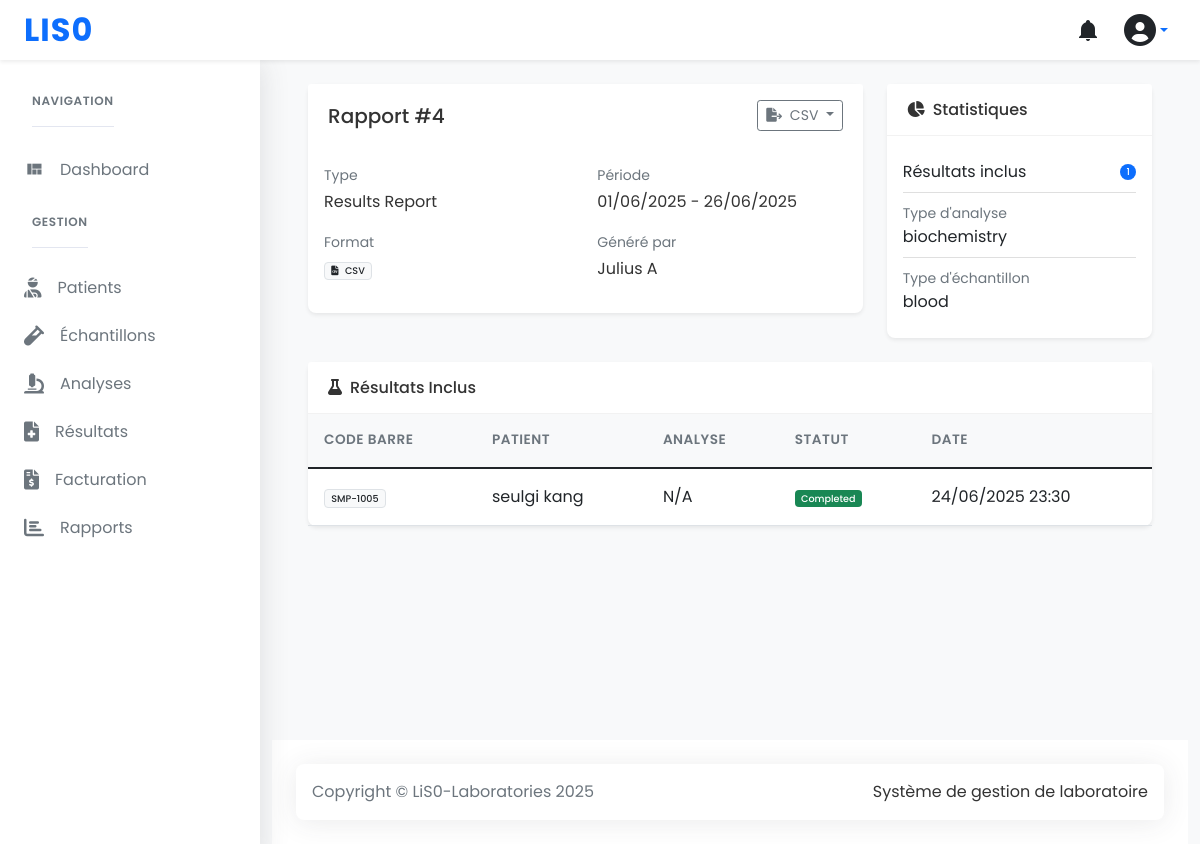
Page /reports/4/ on the committed database.
### reports/models.py (models this page shows, shortened)
class Report(models.Model):
    REPORT_TYPE_CHOICES = [
        ('results', 'Results Report'),
        ('activity', 'Activity Report'),
        ('performance', 'Performance Report'),
    ]
    FORMAT_CHOICES = [
        ('pdf', 'PDF'),
        ('excel', 'Excel'),
        ('csv', 'CSV'),
    ]
    report_type = models.CharField(
        max_length=20,
        choices=REPORT_TYPE_CHOICES,
        default='results'
    )
    format = models.CharField(
        max_length=10,
        choices=FORMAT_CHOICES,
        default='pdf'
    )
    start_date = models.DateField(default=timezone.now)
    end_date = models.DateField(default=timezone.now)
    generated_by_user = models.ForeignKey(
        User,
        on_delete=models.SET_NULL,
        null=True,
        blank=True,
        related_name='generated_reports',
        verbose_name="Generated by (User)"
    )
    generated_by = models.CharField(
        max_length=100,
        blank=True,
        default='Unknown',
        verbose_name="Generated by (Text)"
    )
    file = models.FileField(
        upload_to='reports/%Y/%m/%d/',
        null=True,
        blank=True
    )
    parameters = models.JSONField(default=dict)
    include_details = models.BooleanField(default=False)
    group_by_department = models.BooleanField(default=True)
    created_at = models.DateTimeField(auto_now_add=True)
    updated_at = models.DateTimeField(auto_now=True)
    class Meta:
        ordering = ['-created_at']
        verbose_name = 'Report'
        verbose_name_plural = 'Reports'
        indexes = [
            models.Index(fields=['created_at']),
            models.Index(fields=['report_type']),
            models.Index(fields=['generated_by_user']),
        ]

### results/models.py (models this page shows, shortened)
class Result(BaseModel):
    history = AuditlogHistoryField()
    STATUS_CHOICES = [
        ('pending', 'Pending'),
        ('completed', 'Completed'),
        ('verified', 'Verified'),
    ]
    qr_code = models.ImageField(upload_to='results/qr_codes/', blank=True, null=True)
    sample = models.OneToOneField(Sample, on_delete=models.CASCADE, related_name='result')
    status = models.CharField(max_length=20, choices=STATUS_CHOICES, default='pending')
    test_date = models.DateTimeField()
    completed_date = models.DateTimeField(null=True, blank=True)
    verified_by = models.CharField(max_length=100, blank=True)
    notes = models.TextField(blank=True)
    values = models.JSONField(default=dict)  # Stores test results in key-value pairs
    patient = models.ForeignKey(User, on_delete=models.CASCADE, related_name='patient_results')
    @property
    def patient(self):
        return self.sample.patient
    class Meta:
        ordering = ['-test_date']

### samples/models.py (models this page shows, shortened)
class Sample(BaseModel):
    STATUS_CHOICES = [
        ('collected', 'Collected'),
        ('received', 'Received in Lab'),
        ('processing', 'Processing'),
        ('analyzed', 'Analyzed'),
        ('reported', 'Reported'),
        ('archived', 'Archived'),
        ('rejected', 'Rejected'),
    ]
    REJECTION_REASONS = [
        ('hemolyzed', 'Hemolyzed'),
        ('insufficient', 'Insufficient Volume'),
        ('contaminated', 'Contaminated'),
    ]
    objects = SampleQuerySet.as_manager()
    patient = models.ForeignKey(Patient, on_delete=models.CASCADE, related_name='samples')
    sample_type = models.ManyToManyField(SampleType)
    collection_date = models.DateTimeField()
    received_date = models.DateTimeField(null=True, blank=True)
    status = models.CharField(max_length=20, choices=STATUS_CHOICES, default='collected')
    rejection_reason = models.CharField(max_length=20, choices=REJECTION_REASONS, blank=True, null=True)
    rejection_notes = models.TextField(blank=True, null=True)
    notes = models.TextField(blank=True)
    barcode = models.CharField(max_length=50, unique=True)
    current_technician = models.ForeignKey(
        'users.User',
        on_delete=models.SET_NULL,
        null=True,
        blank=True,
        related_name='current_samples'
    )
    qr_code = models.ImageField(upload_to='qr_codes/samples/', blank=True, null=True)
    qr_token = models.CharField(max_length=64, blank=True)
    qr_token_expires = models.DateTimeField(null=True, blank=True)
    class Meta:
        ordering = ['-collection_date']
        indexes = [
            models.Index(fields=['barcode']),
            models.Index(fields=['status']),
            models.Index(fields=['collection_date']),
        ]

### patients/models.py (models this page shows, shortened)
class Patient(models.Model):
    GENDER_CHOICES = [
        ('M', 'Male'),
        ('F', 'Female'),
        ('O', 'Other'),
    ]
    first_name = models.CharField(max_length=100)
    last_name = models.CharField(max_length=100)
    date_of_birth = models.DateField()
    gender = models.CharField(max_length=1, choices=GENDER_CHOICES)
    phone_number = models.CharField(max_length=17)
    email = models.EmailField(blank=True)
    address = models.TextField(blank=True)
    medical_history = models.TextField(blank=True)
    qr_code = models.ImageField(upload_to='patient_qr_codes/', blank=True)
    qr_token = models.CharField(max_length=64, blank=True)
    qr_token_expires = models.DateTimeField(null=True, blank=True)
    created_at = models.DateTimeField(auto_now_add=True)
    updated_at = models.DateTimeField(auto_now=True)
    @property
    def full_name(self):
        return f"{self.first_name} {self.last_name}"
    class Meta:
        ordering = ['-created_at']
        verbose_name = 'Patient'
        verbose_name_plural = 'Patients'

### reports/views.py (the view)
# urls.py: path('<int:pk>/', ReportDetailView.as_view(), name='detail'),
class ReportDetailView(DetailView):
    model = Report
    template_name = 'reports/report_detail.html'
    context_object_name = 'report'
    def get_context_data(self, **kwargs):
        context = super().get_context_data(**kwargs)
        report = self.object
        if report.report_type == 'results' and 'selected_results' in report.parameters:
            result_ids = report.parameters['selected_results']
            context['results'] = Result.objects.filter(
                id__in=result_ids
            ).select_related(
                'sample',
                'sample__patient'
            ).order_by('-test_date')
        return context

### templates/reports/report_detail.html (shortened to what this page needs)
{% extends "base.html" %}
{% load static %}
{% block content %}
<div class="container-fluid">
  <div class="row">
    <div class="col-lg-8">
      <div class="card shadow-sm mb-4">
        <div class="card-header bg-white border-bottom-0">
          <div class="d-flex justify-content-between align-items-center">
            <h5 class="mb-0">Rapport #{{ report.id }}</h5>
            <div class="dropdown">
              <button class="btn btn-sm btn-outline-secondary dropdown-toggle" type="button" id="formatDropdown" data-bs-toggle="dropdown" aria-expanded="false">
                <i class="fas fa-file-export me-1"></i> {{ report.get_format_display }}
              </button>
            </div>
          </div>
        </div>
        <div class="card-body">
          <div class="row">
            <div class="col-md-6">
              <div class="mb-3">
                <label class="text-muted small mb-1">Type</label>
                <p class="fw-semibold">{{ report.get_report_type_display }}</p>
              </div>
              <div class="mb-3">
                <label class="text-muted small mb-1">Format</label>
                <p class="fw-semibold">
                  <span class="badge bg-light text-dark border">
                    <i class="fas fa-file-{{ report.format }} me-1"></i>
                    {{ report.get_format_display }}
                  </span>
                </p>
              </div>
            </div>
            <div class="col-md-6">
              <div class="mb-3">
                <label class="text-muted small mb-1">Période</label>
                <p class="fw-semibold">{{ report.start_date|date:"d/m/Y" }} - {{ report.end_date|date:"d/m/Y" }}</p>
              </div>
              <div class="mb-3">
                <label class="text-muted small mb-1">Généré par</label>
                <p class="fw-semibold">
                  {% if report.generated_by_user %}
                    <span class="badge bg-light text-dark">
                      <i class="fas fa-user me-1"></i>
                      {{ report.generated_by_user.get_full_name|default:report.generated_by_user.username }}
                    </span>
                  {% else %}
                    {{ report.generated_by }}
                  {% endif %}
                </p>
              </div>
            </div>
          </div>
        </div>
      </div>
    </div>
    <div class="col-lg-4">
      <div class="card shadow-sm mb-4">
        <div class="card-header bg-white">
          <h6 class="mb-0"><i class="fas fa-chart-pie me-2"></i>Statistiques</h6>
        </div>
        <div class="card-body">
          {% if report.report_type == 'results' and report.parameters.results_count %}
          <ul class="list-group list-group-flush">
            <li class="list-group-item d-flex justify-content-between align-items-center px-0">
              <span>Résultats inclus</span>
              <span class="badge bg-primary rounded-pill">{{ report.parameters.results_count }}</span>
            </li>
            {% if report.parameters.analysis_type %}
            <li class="list-group-item px-0">
              <span class="text-muted small">Type d'analyse</span>
              <div class="fw-semibold">{{ report.parameters.analysis_type }}</div>
            </li>
            {% endif %}
            {% if report.parameters.sample_type %}
            <li class="list-group-item px-0">
              <span class="text-muted small">Type d'échantillon</span>
              <div class="fw-semibold">{{ report.parameters.sample_type }}</div>
            </li>
            {% endif %}
          </ul>
          {% else %}
          <div class="text-center py-3">
            <i class="fas fa-chart-bar fa-2x text-muted mb-2"></i>
            <p class="text-muted">Aucune statistique disponible</p>
          </div>
          {% endif %}
        </div>
      </div>
    </div>
  </div>
  {% if report.report_type == 'results' and results %}
  <div class="card shadow-sm mb-4">
    <div class="card-header bg-white">
      <h6 class="mb-0"><i class="fas fa-flask me-2"></i>Résultats Inclus</h6>
    </div>
    <div class="card-body p-0">
      <div class="table-responsive">
        <table class="table table-hover mb-0">
          <thead class="bg-light">
            <tr>
              <th class="border-top-0">Code Barre</th>
              <th class="border-top-0">Patient</th>
              <th class="border-top-0">Analyse</th>
              <th class="border-top-0">Statut</th>
              <th class="border-top-0">Date</th>
            </tr>
          </thead>
          <tbody>
            {% for result in results %}
            <tr>
              <td>
                <span class="badge bg-light text-dark border">
                  {{ result.sample.barcode }}
                </span>
              </td>
              <td>{{ result.sample.patient.full_name }}</td>
              <td>
                {% if result.sample.analysis_type %}
                  <span class="badge bg-light text-dark border">
                    {{ result.sample.analysis_type }}
                  </span>
                {% else %}
                  N/A
                {% endif %}
              </td>
              <td>
                <span class="badge bg-{% if result.status == 'completed' %}success{% elif result.status == 'verified' %}primary{% else %}warning{% endif %}">
                  {{ result.get_status_display }}
                </span>
              </td>
              <td>{{ result.test_date|date:"d/m/Y H:i" }}</td>
            </tr>
            {% endfor %}
          </tbody>
        </table>
      </div>
    </div>
  </div>
  {% endif %}
</div>
{% endblock %}

### static/css/spica-styles.css (style rules this page uses)
body { font-family: 'Poppins', sans-serif; background-color: #f8f9fa; color: #333; }
.badge { font-size: 0.6rem; padding: 0.25em 0.4em; }

### templates/reports/report_detail.html (style rules this page uses)
.card { border: none; border-radius: 0.5rem; }
.card-header { padding: 1rem 1.25rem; border-bottom: 1px solid rgba(0,0,0,.05); }
.badge { font-weight: 500; padding: 0.35em 0.65em; }
.table thead th { border-top: none; font-weight: 600; font-size: 0.85rem; text-transform: uppercase; letter-spacing: 0.5px; color: #6c757d; }
.table td, .table th { vertical-align: middle; padding: 1rem; }
.bg-light { background-color: #f8f9fa!important; }

### rows in the picture
Report: id "4", format "CSV", report_type "Results Report", start_date "01/06/2025", end_date "26/06/2025", generated_by "Julius A", parameters.results_count "1", parameters.analysis_type "biochemistry", parameters.sample_type "blood"
Result: sample.barcode "SMP-1005", sample.patient.full_name "seulgi kang", shows "N/A", status "Completed", test_date "24/06/2025 23:30"
